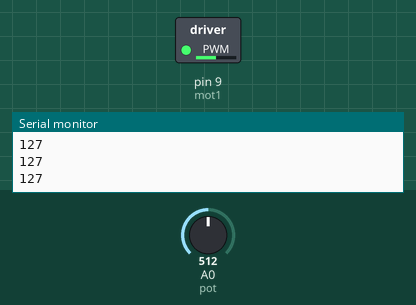
This sketch was run on a simulated Arduino Uno, built with avr-gcc and run on an emulated ATmega328P. Shown: switched loads named in the sketch (green lamp = pin HIGH), the last lines printed to the serial monitor. The inputs (shaded band) are chosen by the test bench; at power-on: A0 (pot) = 512.

Above: at 1.2 s.
1.3 s: A0 (pot) set to 716
At 1.9 s:
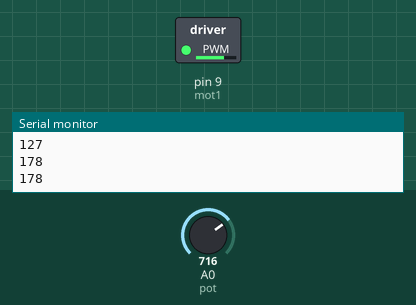
3.0 s: A0 (pot) set to 900
At 4.2 s:
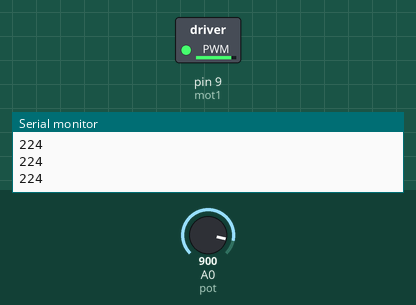
4.5 s: A0 (pot) set to 122
At 5.5 s:
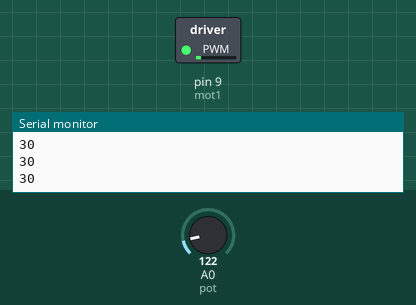
6.0 s: A0 (pot) set to 0
At 6.8 s:
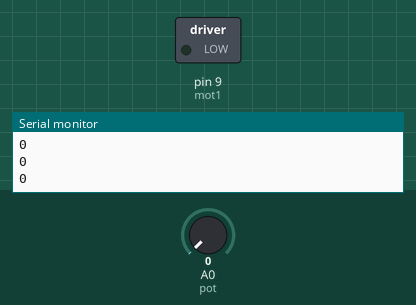
7.5 s: A0 (pot) set to 511
At 7.9 s:
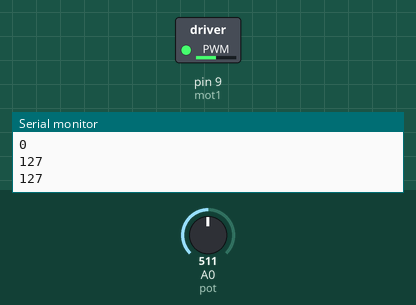
Timing chart, 0 to 10.0 s (numbered marks = the images above; inputs shaded):
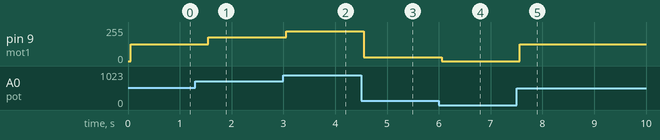

Measured:
- after the input at 1.3 s, pin 9 (mot1): 127/255 → 178/255 after 0.25 s
- after the input at 3.0 s, pin 9 (mot1): 178/255 → 224/255 after 0.05 s
- after the input at 4.5 s, pin 9 (mot1): 224/255 → 30/255 after 0.06 s
- after the input at 6.0 s, pin 9 (mot1): 30/255 → 0/255 after 0.06 s
- after the input at 7.5 s, pin 9 (mot1): 0/255 → 127/255 after 0.06 s

The sketch:

Motor_Speed_Control_V2.ino
```cpp
int x;
int y;
#define pot A0
#define mot1 9

void setup(){
  pinMode(pot, INPUT);
  pinMode(mot1, OUTPUT);
  Serial.begin(9600);
}

void loop(){
  delay(50);
  x = analogRead(pot);
  y = map(x, 0, 1023, 0, 255);  // Use the map function for better scaling
  analogWrite(mot1, y);
  Serial.println(y);
  delay(250);  // Add a small delay to avoid rapid serial prints
}
```
